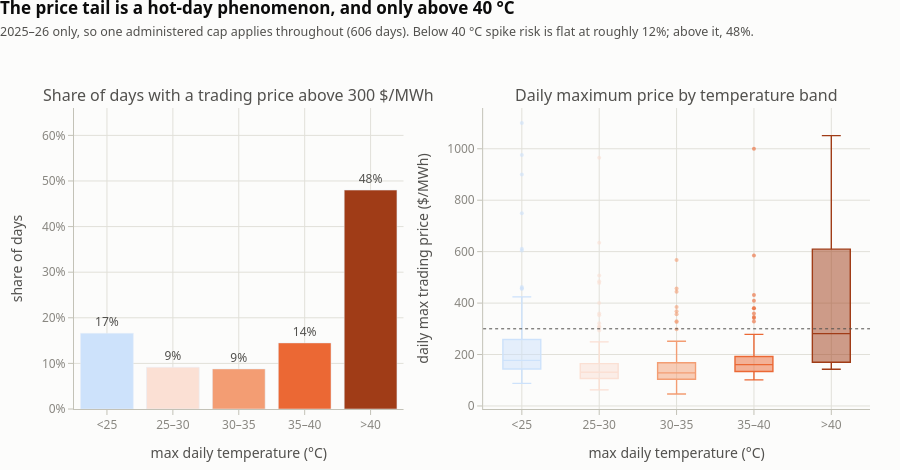

Write notebook code for a chart like this one.
### Markdown cell above
### 5. Where the price tail lives

`docs/DATA_NOTES.md` quirk 9 records that the administered price cap changed: 738.00 in 2023–24,
then a higher ceiling from 2025. Any statement about upside prices that spans that change is partly
a statement about a rule. So this chart uses **2025–26 only**, where one cap applies throughout, and
the comparability checks re-run it on 2024 to show the direction survives.

Two panels. Spike *probability* on the left — the share of days whose maximum trading price exceeds
300 $/MWh — and the price distribution itself on the right. The story is entirely in the top bin.
Below 40 degC, temperature barely moves spike risk, and it is not even monotonic: mild days below
25 degC spike slightly more often than 30-35 degC days, because winter evening peaks are their own
event. Above 40 degC the rate jumps to roughly half of all days.

This is the practical payoff of the whole notebook: a variable that looked worthless at r = 0.27 is
in fact the single best available predictor of the days the market gets expensive.

### Code cell
# ── Chart 5: spike probability and price distribution by temperature ─────────
price = load_price(raw='../data/raw').set_index('ts')
pday = pd.DataFrame({'pmax': price.price.resample('D').max(),
                     'pmean': price.price.resample('D').mean()})
j = day.join(pday, how='inner').dropna(subset=['pmax'])

SPIKE = 300.0
BINS = [0, 25, 30, 35, 40, 60]
NAMES = ['<25', '25–30', '30–35', '35–40', '>40']
late = j[j.year >= 2025].copy()          # one cap regime throughout
late['bin'] = pd.cut(late.tmax, BINS, labels=NAMES)

sp = late.groupby('bin', observed=True).agg(
    rate=('pmax', lambda x: (x > SPIKE).mean()),
    mean_pmax=('pmax', 'mean'), n=('pmax', 'size'))

fig = make_subplots(rows=1, cols=2, horizontal_spacing=0.10, column_widths=[0.46, 0.54],
                    subplot_titles=[f"Share of days with a trading price above {SPIKE:.0f} $/MWh",
                                    "Daily maximum price by temperature band"])

hue = [temp_hue(u) for u in np.linspace(0.42, 1.0, len(sp))]
fig.add_trace(go.Bar(x=list(sp.index.astype(str)), y=sp.rate, marker_color=hue, showlegend=False,
                     text=[f"{v * 100:.0f}%" for v in sp.rate], textposition='outside',
                     cliponaxis=False, customdata=sp.n,
                     hovertemplate="%{x} °C<br>%{y:.1%} of days<br>n = %{customdata}<extra></extra>"),
              row=1, col=1)

for k, nm in enumerate(NAMES):
    v = late.loc[late.bin == nm, 'pmax'].dropna()
    if v.empty:
        continue
    fig.add_trace(go.Box(y=v, name=nm, marker_color=hue[k], line=dict(width=1.4),
                         boxpoints='outliers', marker=dict(size=4, opacity=0.6),
                         showlegend=False,
                         hovertemplate=f"{nm} °C<br>%{{y:,.0f}} $/MWh<extra></extra>"),
                  row=1, col=2)

fig.add_hline(y=SPIKE, line=dict(color=INK_2, width=1, dash='dot'), row=1, col=2)
fig.update_yaxes(title_text="share of days", tickformat='.0%', range=[0, 0.66], row=1, col=1)
fig.update_xaxes(title_text="max daily temperature (°C)", row=1, col=1)
fig.update_yaxes(title_text="daily max trading price ($/MWh)", row=1, col=2)
fig.update_xaxes(title_text="max daily temperature (°C)", row=1, col=2)
style(fig, "The price tail is a hot-day phenomenon, and only above 40 °C",
      f"2025–26 only, so one administered cap applies throughout ({len(late)} days). "
      f"Below 40 °C spike risk is flat at roughly {sp.rate.iloc[:-1].mean() * 100:.0f}%; "
      f"above it, {sp.rate.iloc[-1] * 100:.0f}%.",
      height=470, hover='closest', showlegend=False)
fig.show()

print("2025–26, by temperature band:")
print(sp.assign(rate=(sp.rate * 100).round(1)).round(1).to_string())
lift = sp.rate.iloc[-1] / sp.rate.iloc[:-1].mean()
print(f"\n>40 °C days are {lift:.1f}x as likely to spike as all cooler days combined.")

### Figure 1 — Plotly figure (JSON) as saved in the notebook; plotly's stock layout.template omitted (floating-point values rounded to 4 significant figures; data arrays with more than 128 entries replaced by an {"elided": "..."} marker saying what was removed)
{"data": [{"cliponaxis": false, "customdata": [301, 120, 91, 69, 25], "hovertemplate": "%{x} °C<br>%{y:.1%} of days<br>n = %{customdata}<extra></extra>", "marker": {"color": ["#cde2fb", "#fbe0d4", "#f39d73", "#eb6834", "#a03c17"]}, "showlegend": false, "text": ["17%", "9%", "9%", "14%", "48%"], "textposition": "outside", "type": "bar", "x": ["<25", "25–30", "30–35", "35–40", ">40"], "xaxis": "x", "y": [0.1661, 0.09167, 0.08791, 0.1449, 0.48], "yaxis": "y"}, {"boxpoints": "outliers", "hovertemplate": "<25 °C<br>%{y:,.0f} $/MWh<extra></extra>", "line": {"width": 1.4}, "marker": {"color": "#cde2fb", "opacity": 0.6, "size": 4}, "name": "<25", "showlegend": false, "type": "box", "xaxis": "x2", "y": {"elided": "301 float values"}, "yaxis": "y2"}, {"boxpoints": "outliers", "hovertemplate": "25–30 °C<br>%{y:,.0f} $/MWh<extra></extra>", "line": {"width": 1.4}, "marker": {"color": "#fbe0d4", "opacity": 0.6, "size": 4}, "name": "25–30", "showlegend": false, "type": "box", "xaxis": "x2", "y": [124.2, 506.9, 249.2, 146.2, 129.5, 216.5, 101.9, 141.4, 146.2, 129.5, 309.9, 305.9, 175.7, 477.9, 399.9, 359.5, 964.7, 634.4, 119.6, 131.8, 216.6, 130.5, 137.9, 293.6, 156.1, 160.4, 112.0, 236.3, 178.9, 485.2, 139.4, 220.0, 117.4, 178.9, 139.7, 132.5, 143.6, 321.2, 110.8, 153.4, 181.2, 173.4, 151.2, 172.4, 212.8, 163.6, 108.7, 196.8, 118.6, 145.7, 147.9, 133.4, 120.2, 152.2, 137.8, 136.7, 118.1, 151.9, 104.6, 176.4, 109.0, 216.2, 165.8, 115.3, 87.2, 88.84, 150.9, 84.1, 130.2, 86.52, 103.0, 85.38, 92.26, 76.32, 102.1, 152.3, 73.14, 108.8, 62.64, 75.37, 117.6, 135.2, 134.9, 133.7, 106.8, 82.01, 128.6, 95.86, 95.7, 102.9, 97.88, 121.0, 106.3, 97.25, 130.5, 92.25, 93.7, 96.27, 94.88, 86.92, 94.18, 80.37, 132.2, 124.8, 101.7, 108.7, 114.0, 120.3, 100.1, 126.5, 146.0, 113.5, 111.6, 128.4, 136.4, 353.1, 151.3, 226.2, 130.4, 168.2], "yaxis": "y2"}, {"boxpoints": "outliers", "hovertemplate": "30–35 °C<br>%{y:,.0f} $/MWh<extra></extra>", "line": {"width": 1.4}, "marker": {"color": "#f39d73", "opacity": 0.6, "size": 4}, "name": "30–35", "showlegend": false, "type": "box", "xaxis": "x2", "y": [177.9, 126.9, 171.6, 99.09, 128.4, 144.9, 155.5, 251.4, 131.7, 115.4, 443.6, 173.1, 368.7, 326.5, 214.3, 134.2, 130.3, 174.2, 130.2, 139.3, 139.2, 122.8, 111.1, 356.7, 118.1, 456.3, 298.7, 249.5, 133.9, 168.2, 385.0, 178.7, 223.7, 137.1, 128.8, 157.0, 131.5, 180.9, 142.8, 103.8, 133.8, 122.0, 110.4, 91.05, 95.83, 130.1, 109.0, 567.3, 111.4, 110.1, 97.88, 144.5, 181.7, 85.46, 100.3, 93.42, 84.05, 166.6, 76.85, 79.98, 88.42, 88.27, 46.74, 181.9, 93.69, 90.96, 103.9, 122.5, 103.8, 209.4, 88.8, 93.8, 82.8, 134.4, 114.6, 142.9, 101.9, 91.73, 105.7, 101.2, 142.6, 103.5, 135.9, 123.4, 125.4, 329.1, 104.5, 112.6, 124.5, 126.2, 145.9], "yaxis": "y2"}, {"boxpoints": "outliers", "hovertemplate": "35–40 °C<br>%{y:,.0f} $/MWh<extra></extra>", "line": {"width": 1.4}, "marker": {"color": "#eb6834", "opacity": 0.6, "size": 4}, "name": "35–40", "showlegend": false, "type": "box", "xaxis": "x2", "y": [172.1, 181.1, 188.4, 183.1, 158.4, 165.2, 346.1, 166.7, 168.5, 342.2, 409.2, 183.9, 138.1, 148.0, 147.6, 184.9, 585.1, 379.7, 175.8, 264.4, 148.0, 267.6, 160.9, 191.1, 380.2, 161.4, 150.4, 102.2, 431.3, 132.9, 113.7, 278.4, 192.0, 101.6, 233.9, 359.4, 118.8, 1000.0, 179.6, 170.9, 122.3, 186.7, 134.1, 138.8, 150.7, 104.9, 133.2, 123.6, 227.8, 123.7, 145.6, 138.4, 107.9, 193.9, 184.4, 110.4, 132.9, 158.2, 143.8, 123.5, 106.9, 135.4, 133.1, 124.1, 148.6, 134.5, 328.6, 237.3, 139.8], "yaxis": "y2"}, {"boxpoints": "outliers", "hovertemplate": ">40 °C<br>%{y:,.0f} $/MWh<extra></extra>", "line": {"width": 1.4}, "marker": {"color": "#a03c17", "opacity": 0.6, "size": 4}, "name": ">40", "showlegend": false, "type": "box", "xaxis": "x2", "y": [151.6, 473.2, 175.3, 905.1, 170.2, 187.0, 1000.0, 427.1, 170.0, 574.8, 323.3, 1051.0, 255.3, 355.7, 165.7, 311.6, 714.7, 281.4, 142.5, 1000.0, 900.0, 165.4, 146.6, 172.6, 173.7], "yaxis": "y2"}], "layout": {"annotations": [{"font": {"size": 16}, "showarrow": false, "text": "Share of days with a trading price above 300 $/MWh", "x": 0.207, "xanchor": "center", "xref": "paper", "y": 1, "yanchor": "bottom", "yref": "paper"}, {"font": {"size": 16}, "showarrow": false, "text": "Daily maximum price by temperature band", "x": 0.757, "xanchor": "center", "xref": "paper", "y": 1, "yanchor": "bottom", "yref": "paper"}], "font": {"color": "#52514e", "family": "system-ui, -apple-system, Segoe UI, sans-serif", "size": 12}, "height": 470, "hovermode": "closest", "legend": {"bgcolor": "rgba(0,0,0,0)", "font": {"size": 11.5}, "orientation": "h", "x": 0, "xanchor": "left", "y": 1, "yanchor": "bottom"}, "margin": {"b": 58, "l": 74, "r": 30, "t": 108}, "paper_bgcolor": "#fcfcfb", "plot_bgcolor": "#fcfcfb", "shapes": [{"line": {"color": "#52514e", "dash": "dot", "width": 1}, "type": "line", "x0": 0, "x1": 1, "xref": "x2 domain", "y0": 300, "y1": 300, "yref": "y2"}], "showlegend": false, "title": {"font": {"color": "#0b0b0b", "size": 17}, "text": "<b>The price tail is a hot-day phenomenon, and only above 40 °C</b><br><span style='font-size:12.5px;color:#52514e'>2025–26 only, so one administered cap applies throughout (606 days). Below 40 °C spike risk is flat at roughly 12%; above it, 48%.</span>", "x": 0, "xanchor": "left", "y": 0.97}, "xaxis": {"anchor": "y", "domain": [0, 0.414], "gridcolor": "#e1e0d9", "linecolor": "#c3c2b7", "tickcolor": "#c3c2b7", "tickfont": {"color": "#898781"}, "ticks": "outside", "title": {"text": "max daily temperature (°C)"}, "zeroline": false}, "xaxis2": {"anchor": "y2", "domain": [0.514, 1], "gridcolor": "#e1e0d9", "linecolor": "#c3c2b7", "tickcolor": "#c3c2b7", "tickfont": {"color": "#898781"}, "ticks": "outside", "title": {"text": "max daily temperature (°C)"}, "zeroline": false}, "yaxis": {"anchor": "x", "domain": [0, 1], "gridcolor": "#e1e0d9", "linecolor": "#c3c2b7", "range": [0, 0.66], "tickcolor": "#c3c2b7", "tickfont": {"color": "#898781"}, "tickformat": ".0%", "ticks": "outside", "title": {"text": "share of days"}, "zeroline": false}, "yaxis2": {"anchor": "x2", "domain": [0, 1], "gridcolor": "#e1e0d9", "linecolor": "#c3c2b7", "tickcolor": "#c3c2b7", "tickfont": {"color": "#898781"}, "ticks": "outside", "title": {"text": "daily max trading price ($/MWh)"}, "zeroline": false}}}
